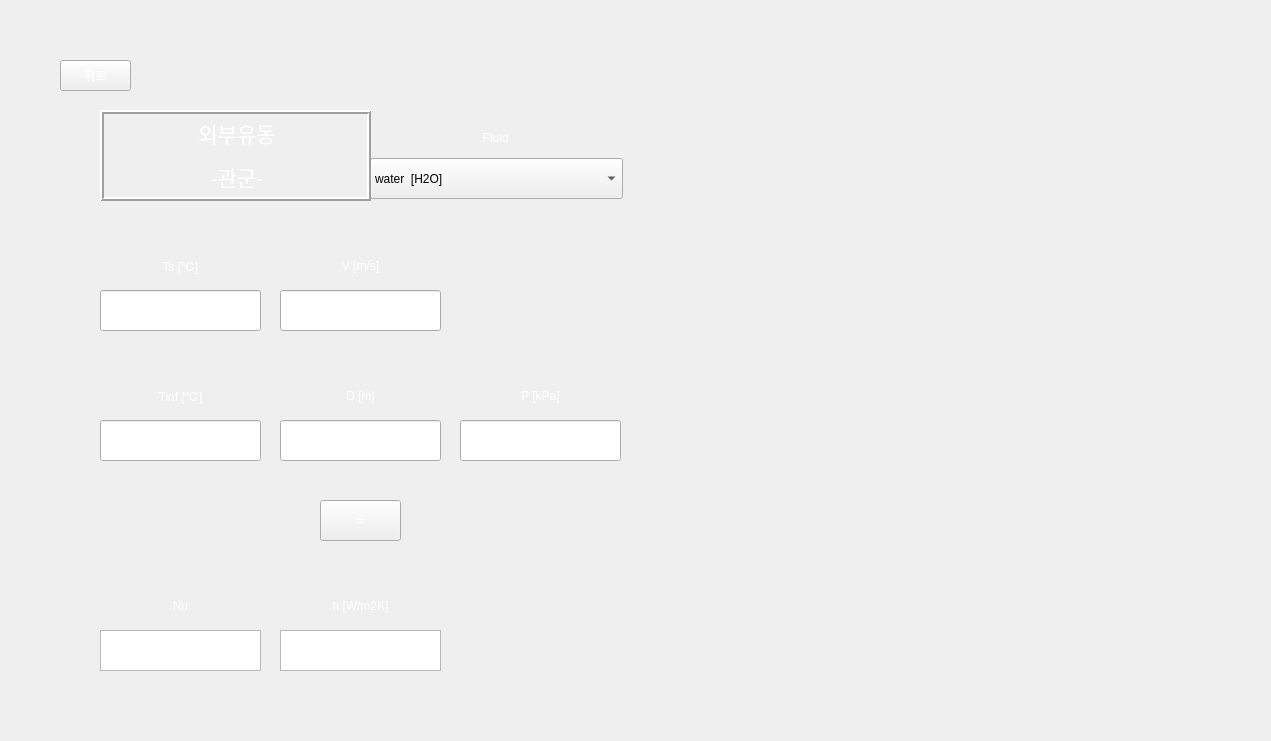
<?xml version="1.0" encoding="UTF-8"?>
<ui version="4.0">
 <class>Form</class>
 <widget class="QWidget" name="Form">
  <property name="geometry">
   <rect>
    <x>0</x>
    <y>0</y>
    <width>1271</width>
    <height>741</height>
   </rect>
  </property>
  <property name="minimumSize">
   <size>
    <width>996</width>
    <height>580</height>
   </size>
  </property>
  <property name="maximumSize">
   <size>
    <width>1271</width>
    <height>741</height>
   </size>
  </property>
  <property name="windowTitle">
   <string>Form</string>
  </property>
  <property name="styleSheet">
   <string notr="true">background-image: url(:/background/하얀거.png);</string>
  </property>
  <widget class="QTextBrowser" name="textBrowser_2">
   <property name="geometry">
    <rect>
     <x>280</x>
     <y>630</y>
     <width>161</width>
     <height>41</height>
    </rect>
   </property>
   <property name="styleSheet">
    <string notr="true">font: 14pt &quot;맑은 고딕&quot;;
background-image: url(:/background/하얀거.png);</string>
   </property>
  </widget>
  <widget class="QTextBrowser" name="textBrowser">
   <property name="geometry">
    <rect>
     <x>100</x>
     <y>630</y>
     <width>161</width>
     <height>41</height>
    </rect>
   </property>
   <property name="styleSheet">
    <string notr="true">font: 14pt &quot;맑은 고딕&quot;;
background-image: url(:/background/하얀거.png);</string>
   </property>
  </widget>
  <widget class="QLabel" name="label_8">
   <property name="geometry">
    <rect>
     <x>100</x>
     <y>370</y>
     <width>161</width>
     <height>51</height>
    </rect>
   </property>
   <property name="styleSheet">
    <string notr="true">color: qlineargradient(spread:pad, x1:0, y1:1, x2:1, y2:0, stop:0 rgba(255, 255, 255, 255), stop:1 rgba(255, 255, 255, 255));
background-image: url(:/background/버튼2.png);
font: 20pt &quot;맑은 고딕&quot;;</string>
   </property>
   <property name="text">
    <string>Tinf [℃]</string>
   </property>
   <property name="alignment">
    <set>Qt::AlignCenter</set>
   </property>
  </widget>
  <widget class="QLabel" name="label">
   <property name="geometry">
    <rect>
     <x>100</x>
     <y>240</y>
     <width>161</width>
     <height>51</height>
    </rect>
   </property>
   <property name="styleSheet">
    <string notr="true">color: qlineargradient(spread:pad, x1:0, y1:1, x2:1, y2:0, stop:0 rgba(255, 255, 255, 255), stop:1 rgba(255, 255, 255, 255));
background-image: url(:/background/버튼2.png);
font: 20pt &quot;맑은 고딕&quot;;</string>
   </property>
   <property name="text">
    <string>Ts [℃]</string>
   </property>
   <property name="alignment">
    <set>Qt::AlignCenter</set>
   </property>
  </widget>
  <widget class="QLabel" name="label_2">
   <property name="geometry">
    <rect>
     <x>280</x>
     <y>240</y>
     <width>161</width>
     <height>51</height>
    </rect>
   </property>
   <property name="styleSheet">
    <string notr="true">color: qlineargradient(spread:pad, x1:0, y1:1, x2:1, y2:0, stop:0 rgba(255, 255, 255, 255), stop:1 rgba(255, 255, 255, 255));
background-image: url(:/background/버튼2.png);
font: 20pt &quot;맑은 고딕&quot;;</string>
   </property>
   <property name="text">
    <string>V [m/s]</string>
   </property>
   <property name="alignment">
    <set>Qt::AlignCenter</set>
   </property>
  </widget>
  <widget class="QLabel" name="label_10">
   <property name="geometry">
    <rect>
     <x>100</x>
     <y>580</y>
     <width>161</width>
     <height>51</height>
    </rect>
   </property>
   <property name="styleSheet">
    <string notr="true">color: qlineargradient(spread:pad, x1:0, y1:1, x2:1, y2:0, stop:0 rgba(255, 255, 255, 255), stop:1 rgba(255, 255, 255, 255));
background-image: url(:/background/버튼2.png);
font: 20pt &quot;맑은 고딕&quot;;</string>
   </property>
   <property name="text">
    <string>Nu</string>
   </property>
   <property name="alignment">
    <set>Qt::AlignCenter</set>
   </property>
  </widget>
  <widget class="QLineEdit" name="Tinf">
   <property name="geometry">
    <rect>
     <x>100</x>
     <y>420</y>
     <width>161</width>
     <height>41</height>
    </rect>
   </property>
   <property name="styleSheet">
    <string notr="true">font: 14pt &quot;맑은 고딕&quot;;
background-image: url(:/background/하얀거.png);</string>
   </property>
  </widget>
  <widget class="QPushButton" name="pushButton">
   <property name="geometry">
    <rect>
     <x>60</x>
     <y>60</y>
     <width>71</width>
     <height>31</height>
    </rect>
   </property>
   <property name="styleSheet">
    <string notr="true">QPushButton {
color: qlineargradient(spread:pad, x1:0, y1:1, x2:1, y2:0, stop:0 rgba(255, 255, 255, 255), stop:1 rgba(255, 255, 255, 255));
background-image: url(:/background/버튼2.png);
font: 14pt &quot;맑은 고딕&quot;;
}
QPushButton:hover{
border-image: url(:/background/버튼클릭2.png);
}</string>
   </property>
   <property name="text">
    <string>뒤로</string>
   </property>
  </widget>
  <widget class="QLineEdit" name="D">
   <property name="geometry">
    <rect>
     <x>280</x>
     <y>420</y>
     <width>161</width>
     <height>41</height>
    </rect>
   </property>
   <property name="styleSheet">
    <string notr="true">font: 14pt &quot;맑은 고딕&quot;;
background-image: url(:/background/하얀거.png);</string>
   </property>
  </widget>
  <widget class="QLineEdit" name="uinf">
   <property name="geometry">
    <rect>
     <x>280</x>
     <y>290</y>
     <width>161</width>
     <height>41</height>
    </rect>
   </property>
   <property name="styleSheet">
    <string notr="true">font: 14pt &quot;맑은 고딕&quot;;
background-image: url(:/background/하얀거.png);</string>
   </property>
  </widget>
  <widget class="QLabel" name="label_4">
   <property name="geometry">
    <rect>
     <x>460</x>
     <y>370</y>
     <width>161</width>
     <height>51</height>
    </rect>
   </property>
   <property name="styleSheet">
    <string notr="true">color: qlineargradient(spread:pad, x1:0, y1:1, x2:1, y2:0, stop:0 rgba(255, 255, 255, 255), stop:1 rgba(255, 255, 255, 255));
background-image: url(:/background/버튼2.png);
font: 20pt &quot;맑은 고딕&quot;;</string>
   </property>
   <property name="text">
    <string>P [kPa]</string>
   </property>
   <property name="alignment">
    <set>Qt::AlignCenter</set>
   </property>
  </widget>
  <widget class="QLabel" name="label_3">
   <property name="geometry">
    <rect>
     <x>280</x>
     <y>370</y>
     <width>161</width>
     <height>51</height>
    </rect>
   </property>
   <property name="styleSheet">
    <string notr="true">color: qlineargradient(spread:pad, x1:0, y1:1, x2:1, y2:0, stop:0 rgba(255, 255, 255, 255), stop:1 rgba(255, 255, 255, 255));
background-image: url(:/background/버튼2.png);
font: 20pt &quot;맑은 고딕&quot;;</string>
   </property>
   <property name="text">
    <string>D [m]</string>
   </property>
   <property name="alignment">
    <set>Qt::AlignCenter</set>
   </property>
  </widget>
  <widget class="QLineEdit" name="Ts">
   <property name="geometry">
    <rect>
     <x>100</x>
     <y>290</y>
     <width>161</width>
     <height>41</height>
    </rect>
   </property>
   <property name="styleSheet">
    <string notr="true">font: 14pt &quot;맑은 고딕&quot;;
background-image: url(:/background/하얀거.png);</string>
   </property>
  </widget>
  <widget class="QLineEdit" name="P">
   <property name="geometry">
    <rect>
     <x>460</x>
     <y>420</y>
     <width>161</width>
     <height>41</height>
    </rect>
   </property>
   <property name="styleSheet">
    <string notr="true">font: 14pt &quot;맑은 고딕&quot;;
background-image: url(:/background/하얀거.png);</string>
   </property>
  </widget>
  <widget class="QPushButton" name="check">
   <property name="geometry">
    <rect>
     <x>320</x>
     <y>500</y>
     <width>81</width>
     <height>41</height>
    </rect>
   </property>
   <property name="styleSheet">
    <string notr="true">QPushButton {
color: qlineargradient(spread:pad, x1:0, y1:1, x2:1, y2:0, stop:0 rgba(255, 255, 255, 255), stop:1 rgba(255, 255, 255, 255));
background-image: url(:/background/버튼2.png);
font: 20pt &quot;맑은 고딕&quot;;
}
QPushButton:hover{
border-image: url(:/background/버튼클릭2.png);
}</string>
   </property>
   <property name="text">
    <string>=</string>
   </property>
  </widget>
  <widget class="QLabel" name="label_9">
   <property name="geometry">
    <rect>
     <x>280</x>
     <y>580</y>
     <width>161</width>
     <height>51</height>
    </rect>
   </property>
   <property name="styleSheet">
    <string notr="true">color: qlineargradient(spread:pad, x1:0, y1:1, x2:1, y2:0, stop:0 rgba(255, 255, 255, 255), stop:1 rgba(255, 255, 255, 255));
background-image: url(:/background/버튼2.png);
font: 18pt &quot;맑은 고딕&quot;;</string>
   </property>
   <property name="text">
    <string>h [W/m2K]</string>
   </property>
   <property name="alignment">
    <set>Qt::AlignCenter</set>
   </property>
  </widget>
  <widget class="QLabel" name="label_5">
   <property name="geometry">
    <rect>
     <x>370</x>
     <y>112</y>
     <width>251</width>
     <height>51</height>
    </rect>
   </property>
   <property name="styleSheet">
    <string notr="true">color: qlineargradient(spread:pad, x1:0, y1:1, x2:1, y2:0, stop:0 rgba(255, 255, 255, 255), stop:1 rgba(255, 255, 255, 255));
background-image: url(:/background/버튼2.png);
font: 20pt &quot;맑은 고딕&quot;;</string>
   </property>
   <property name="text">
    <string>Fluid</string>
   </property>
   <property name="alignment">
    <set>Qt::AlignCenter</set>
   </property>
  </widget>
  <widget class="QLabel" name="label_11">
   <property name="geometry">
    <rect>
     <x>0</x>
     <y>0</y>
     <width>1271</width>
     <height>741</height>
    </rect>
   </property>
   <property name="styleSheet">
    <string notr="true">image: url(:/background/배경2.png);</string>
   </property>
   <property name="text">
    <string/>
   </property>
  </widget>
  <widget class="QLabel" name="label_6">
   <property name="geometry">
    <rect>
     <x>680</x>
     <y>60</y>
     <width>531</width>
     <height>621</height>
    </rect>
   </property>
   <property name="styleSheet">
    <string notr="true">image: url(:/background/관군2.png);</string>
   </property>
   <property name="text">
    <string/>
   </property>
  </widget>
  <widget class="QLabel" name="label_7">
   <property name="geometry">
    <rect>
     <x>700</x>
     <y>430</y>
     <width>501</width>
     <height>231</height>
    </rect>
   </property>
   <property name="styleSheet">
    <string notr="true">image: url(:/background/관군-2.PNG);</string>
   </property>
   <property name="text">
    <string/>
   </property>
  </widget>
  <widget class="QComboBox" name="fluid_2">
   <property name="geometry">
    <rect>
     <x>370</x>
     <y>158</y>
     <width>253</width>
     <height>41</height>
    </rect>
   </property>
   <property name="styleSheet">
    <string notr="true">background-image: url(:/background/하얀거.png);
font: 11pt &quot;맑은 고딕&quot;;</string>
   </property>
   <item>
    <property name="text">
     <string>water  [H2O]</string>
    </property>
   </item>
   <item>
    <property name="text">
     <string>air</string>
    </property>
   </item>
   <item>
    <property name="text">
     <string>1-Butene  [C4H8]</string>
    </property>
   </item>
   <item>
    <property name="text">
     <string>Acetone  [C3H6O]</string>
    </property>
   </item>
   <item>
    <property name="text">
     <string>Ammonia  [NH3]</string>
    </property>
   </item>
   <item>
    <property name="text">
     <string>Argon  [Ar]</string>
    </property>
   </item>
   <item>
    <property name="text">
     <string>Benzene  [C6H6]</string>
    </property>
   </item>
   <item>
    <property name="text">
     <string>CarbonDioxide  [CO2]</string>
    </property>
   </item>
   <item>
    <property name="text">
     <string>CarbonMonoxide  [CO]</string>
    </property>
   </item>
   <item>
    <property name="text">
     <string>CarbonylSulfide  [COS]</string>
    </property>
   </item>
   <item>
    <property name="text">
     <string>CycloHexane  [C6H12]</string>
    </property>
   </item>
   <item>
    <property name="text">
     <string>CycloPropane  [C3H6]</string>
    </property>
   </item>
   <item>
    <property name="text">
     <string>Cyclopentane  [C5H10]</string>
    </property>
   </item>
   <item>
    <property name="text">
     <string>D4  [C8H24O4Si4]</string>
    </property>
   </item>
   <item>
    <property name="text">
     <string>D5  [C10H30O5Si5]</string>
    </property>
   </item>
   <item>
    <property name="text">
     <string>D6  [C12H36O6Si6]</string>
    </property>
   </item>
   <item>
    <property name="text">
     <string>Deuterium  [D2]</string>
    </property>
   </item>
   <item>
    <property name="text">
     <string>Dichloroethane  [C2Cl2H4]</string>
    </property>
   </item>
   <item>
    <property name="text">
     <string>DiethylEther  [C4H10O]</string>
    </property>
   </item>
   <item>
    <property name="text">
     <string>DimethylCarbonate  [C3H6O3]</string>
    </property>
   </item>
   <item>
    <property name="text">
     <string>DimethylEther  [C2H6O]</string>
    </property>
   </item>
   <item>
    <property name="text">
     <string>Ethane  [C2H6]</string>
    </property>
   </item>
   <item>
    <property name="text">
     <string>Ethanol  [C2H6O]</string>
    </property>
   </item>
   <item>
    <property name="text">
     <string>EthylBenzene  [C8H10]</string>
    </property>
   </item>
   <item>
    <property name="text">
     <string>Ethylene  [C2H4]</string>
    </property>
   </item>
   <item>
    <property name="text">
     <string>EthyleneOxide  [C2H4O]</string>
    </property>
   </item>
   <item>
    <property name="text">
     <string>Fluorine  [F2]</string>
    </property>
   </item>
   <item>
    <property name="text">
     <string>HFE143m  [C2F3H3O]</string>
    </property>
   </item>
   <item>
    <property name="text">
     <string>HeavyWater  [D2O]</string>
    </property>
   </item>
   <item>
    <property name="text">
     <string>Helium  [He]</string>
    </property>
   </item>
   <item>
    <property name="text">
     <string>Hydrogen  [H2]</string>
    </property>
   </item>
   <item>
    <property name="text">
     <string>HydrogenChloride  [ClH]</string>
    </property>
   </item>
   <item>
    <property name="text">
     <string>HydrogenSulfide  [H2S]</string>
    </property>
   </item>
   <item>
    <property name="text">
     <string>IsoButane  [C4H10]</string>
    </property>
   </item>
   <item>
    <property name="text">
     <string>IsoButene  [C4H8]</string>
    </property>
   </item>
   <item>
    <property name="text">
     <string>Isohexane  [C6H14]</string>
    </property>
   </item>
   <item>
    <property name="text">
     <string>Isopentane  [C5H12]</string>
    </property>
   </item>
   <item>
    <property name="text">
     <string>Krypton  [Kr]</string>
    </property>
   </item>
   <item>
    <property name="text">
     <string>MD2M  [C10H30O3Si4]</string>
    </property>
   </item>
   <item>
    <property name="text">
     <string>MD3M  [C12H36O4Si5]</string>
    </property>
   </item>
   <item>
    <property name="text">
     <string>MD4M  [C14H42O5Si6]</string>
    </property>
   </item>
   <item>
    <property name="text">
     <string>MDM  [C8H24O2Si3]</string>
    </property>
   </item>
   <item>
    <property name="text">
     <string>MM  [C6H18OSi2]</string>
    </property>
   </item>
   <item>
    <property name="text">
     <string>Methane  [CH4]</string>
    </property>
   </item>
   <item>
    <property name="text">
     <string>Methanol  [CH4O]</string>
    </property>
   </item>
   <item>
    <property name="text">
     <string>MethylLinoleate  [C19H34O2]</string>
    </property>
   </item>
   <item>
    <property name="text">
     <string>MethylLinolenate  [C19H32O2]</string>
    </property>
   </item>
   <item>
    <property name="text">
     <string>MethylOleate  [C19H36O2]</string>
    </property>
   </item>
   <item>
    <property name="text">
     <string>MethylPalmitate  [C17H34O2]</string>
    </property>
   </item>
   <item>
    <property name="text">
     <string>MethylStearate  [C19H38O2]</string>
    </property>
   </item>
   <item>
    <property name="text">
     <string>Neon  [Ne]</string>
    </property>
   </item>
   <item>
    <property name="text">
     <string>Neopentane  [C5H12]</string>
    </property>
   </item>
   <item>
    <property name="text">
     <string>Nitrogen  [N2]</string>
    </property>
   </item>
   <item>
    <property name="text">
     <string>NitrousOxide  [N2O]</string>
    </property>
   </item>
   <item>
    <property name="text">
     <string>Novec649  [C6F12O]</string>
    </property>
   </item>
   <item>
    <property name="text">
     <string>OrthoDeuterium</string>
    </property>
   </item>
   <item>
    <property name="text">
     <string>OrthoHydrogen</string>
    </property>
   </item>
   <item>
    <property name="text">
     <string>Oxygen  [O2]</string>
    </property>
   </item>
   <item>
    <property name="text">
     <string>ParaDeuterium</string>
    </property>
   </item>
   <item>
    <property name="text">
     <string>ParaHydrogen</string>
    </property>
   </item>
   <item>
    <property name="text">
     <string>Propylene  [C3H6]</string>
    </property>
   </item>
   <item>
    <property name="text">
     <string>Propyne  [C3H4]</string>
    </property>
   </item>
   <item>
    <property name="text">
     <string>R11</string>
    </property>
   </item>
   <item>
    <property name="text">
     <string>R113</string>
    </property>
   </item>
   <item>
    <property name="text">
     <string>R114</string>
    </property>
   </item>
   <item>
    <property name="text">
     <string>R115</string>
    </property>
   </item>
   <item>
    <property name="text">
     <string>R116</string>
    </property>
   </item>
   <item>
    <property name="text">
     <string>R12</string>
    </property>
   </item>
   <item>
    <property name="text">
     <string>R123</string>
    </property>
   </item>
   <item>
    <property name="text">
     <string>R1233zd(E)</string>
    </property>
   </item>
   <item>
    <property name="text">
     <string>R1234yf</string>
    </property>
   </item>
   <item>
    <property name="text">
     <string>R1234ze(E)</string>
    </property>
   </item>
   <item>
    <property name="text">
     <string>R1234ze(Z)</string>
    </property>
   </item>
   <item>
    <property name="text">
     <string>R124</string>
    </property>
   </item>
   <item>
    <property name="text">
     <string>R1243zf</string>
    </property>
   </item>
   <item>
    <property name="text">
     <string>R125</string>
    </property>
   </item>
   <item>
    <property name="text">
     <string>R13</string>
    </property>
   </item>
   <item>
    <property name="text">
     <string>R134a</string>
    </property>
   </item>
   <item>
    <property name="text">
     <string>R13l1</string>
    </property>
   </item>
   <item>
    <property name="text">
     <string>R14</string>
    </property>
   </item>
   <item>
    <property name="text">
     <string>R141b</string>
    </property>
   </item>
   <item>
    <property name="text">
     <string>R142b</string>
    </property>
   </item>
   <item>
    <property name="text">
     <string>R143a</string>
    </property>
   </item>
   <item>
    <property name="text">
     <string>R152A</string>
    </property>
   </item>
   <item>
    <property name="text">
     <string>R161</string>
    </property>
   </item>
   <item>
    <property name="text">
     <string>R21</string>
    </property>
   </item>
   <item>
    <property name="text">
     <string>R218</string>
    </property>
   </item>
   <item>
    <property name="text">
     <string>R22</string>
    </property>
   </item>
   <item>
    <property name="text">
     <string>R227EA</string>
    </property>
   </item>
   <item>
    <property name="text">
     <string>R23</string>
    </property>
   </item>
   <item>
    <property name="text">
     <string>R236EA</string>
    </property>
   </item>
   <item>
    <property name="text">
     <string>R236FA</string>
    </property>
   </item>
   <item>
    <property name="text">
     <string>R245ca</string>
    </property>
   </item>
   <item>
    <property name="text">
     <string>R245fa</string>
    </property>
   </item>
   <item>
    <property name="text">
     <string>R32</string>
    </property>
   </item>
   <item>
    <property name="text">
     <string>R365MFC</string>
    </property>
   </item>
   <item>
    <property name="text">
     <string>R40</string>
    </property>
   </item>
   <item>
    <property name="text">
     <string>R404A</string>
    </property>
   </item>
   <item>
    <property name="text">
     <string>R407C</string>
    </property>
   </item>
   <item>
    <property name="text">
     <string>R41</string>
    </property>
   </item>
   <item>
    <property name="text">
     <string>R410A</string>
    </property>
   </item>
   <item>
    <property name="text">
     <string>R507A</string>
    </property>
   </item>
   <item>
    <property name="text">
     <string>RC318</string>
    </property>
   </item>
   <item>
    <property name="text">
     <string>SES36</string>
    </property>
   </item>
   <item>
    <property name="text">
     <string>SulfurDioxide  [O2S]</string>
    </property>
   </item>
   <item>
    <property name="text">
     <string>SulfurHexafluoride  [F6S]</string>
    </property>
   </item>
   <item>
    <property name="text">
     <string>Toluene  [C7H8]</string>
    </property>
   </item>
   <item>
    <property name="text">
     <string>Xenon  [Xe]</string>
    </property>
   </item>
   <item>
    <property name="text">
     <string>cis-2-Butene  [C4H8]</string>
    </property>
   </item>
   <item>
    <property name="text">
     <string>m-Xylene  [C8H10]</string>
    </property>
   </item>
   <item>
    <property name="text">
     <string>n-Butane  [C4H10]</string>
    </property>
   </item>
   <item>
    <property name="text">
     <string>n-Decane  [C10H22]</string>
    </property>
   </item>
   <item>
    <property name="text">
     <string>n-Dodecane  [C12H26]</string>
    </property>
   </item>
   <item>
    <property name="text">
     <string>n-Heptane  [C7H16]</string>
    </property>
   </item>
   <item>
    <property name="text">
     <string>n-Hexane  [C6H14]</string>
    </property>
   </item>
   <item>
    <property name="text">
     <string>n-Nonane  [C9H20]</string>
    </property>
   </item>
   <item>
    <property name="text">
     <string>n-Octane  [C8H18]</string>
    </property>
   </item>
   <item>
    <property name="text">
     <string>n-Pentane  [C5H12]</string>
    </property>
   </item>
   <item>
    <property name="text">
     <string>n-Propane  [C3H8]</string>
    </property>
   </item>
   <item>
    <property name="text">
     <string>n-Undecane  [C11H24]</string>
    </property>
   </item>
   <item>
    <property name="text">
     <string>o-Xylene  [C8H10]</string>
    </property>
   </item>
   <item>
    <property name="text">
     <string>p-Xylene  [C8H10]</string>
    </property>
   </item>
   <item>
    <property name="text">
     <string>trans-2-Butene  [C4H8]</string>
    </property>
   </item>
  </widget>
  <widget class="QLabel" name="label_12">
   <property name="geometry">
    <rect>
     <x>100</x>
     <y>110</y>
     <width>271</width>
     <height>91</height>
    </rect>
   </property>
   <property name="styleSheet">
    <string notr="true">font: 10pt &quot;맑은 고딕&quot;;
color: rgb(255, 255, 255);
background-image: url(:/background/버튼2.png);</string>
   </property>
   <property name="frameShape">
    <enum>QFrame::Box</enum>
   </property>
   <property name="frameShadow">
    <enum>QFrame::Raised</enum>
   </property>
   <property name="lineWidth">
    <number>2</number>
   </property>
   <property name="text">
    <string>&lt;!DOCTYPE HTML PUBLIC &quot;-//W3C//DTD HTML 4.0//EN&quot; &quot;http://www.w3.org/TR/REC-html40/strict.dtd&quot;&gt;
&lt;html&gt;&lt;head&gt;&lt;meta name=&quot;qrichtext&quot; content=&quot;1&quot; /&gt;&lt;style type=&quot;text/css&quot;&gt;
p, li { white-space: pre-wrap; }
&lt;/style&gt;&lt;/head&gt;&lt;body style=&quot; font-family:'맑은 고딕'; font-size:10pt; font-weight:400; font-style:normal;&quot;&gt;
&lt;p align=&quot;center&quot; style=&quot; margin-top:12px; margin-bottom:12px; margin-left:0px; margin-right:0px; -qt-block-indent:0; text-indent:0px;&quot;&gt;&lt;span style=&quot; font-size:16pt;&quot;&gt;외부유동&lt;/span&gt;&lt;/p&gt;
&lt;p align=&quot;center&quot; style=&quot; margin-top:12px; margin-bottom:12px; margin-left:0px; margin-right:0px; -qt-block-indent:0; text-indent:0px;&quot;&gt;&lt;span style=&quot; font-size:16pt;&quot;&gt;-관군-&lt;/span&gt;&lt;/p&gt;&lt;/body&gt;&lt;/html&gt;</string>
   </property>
   <property name="buddy">
    <cstring>pushButton</cstring>
   </property>
  </widget>
  <zorder>label_11</zorder>
  <zorder>textBrowser_2</zorder>
  <zorder>textBrowser</zorder>
  <zorder>label_8</zorder>
  <zorder>label</zorder>
  <zorder>label_2</zorder>
  <zorder>label_10</zorder>
  <zorder>Tinf</zorder>
  <zorder>pushButton</zorder>
  <zorder>uinf</zorder>
  <zorder>label_4</zorder>
  <zorder>label_3</zorder>
  <zorder>Ts</zorder>
  <zorder>P</zorder>
  <zorder>check</zorder>
  <zorder>label_9</zorder>
  <zorder>label_5</zorder>
  <zorder>label_6</zorder>
  <zorder>label_7</zorder>
  <zorder>D</zorder>
  <zorder>fluid_2</zorder>
  <zorder>label_12</zorder>
 </widget>
 <resources>
  <include location="../resource/resources.qrc"/>
 </resources>
 <connections/>
</ui>
